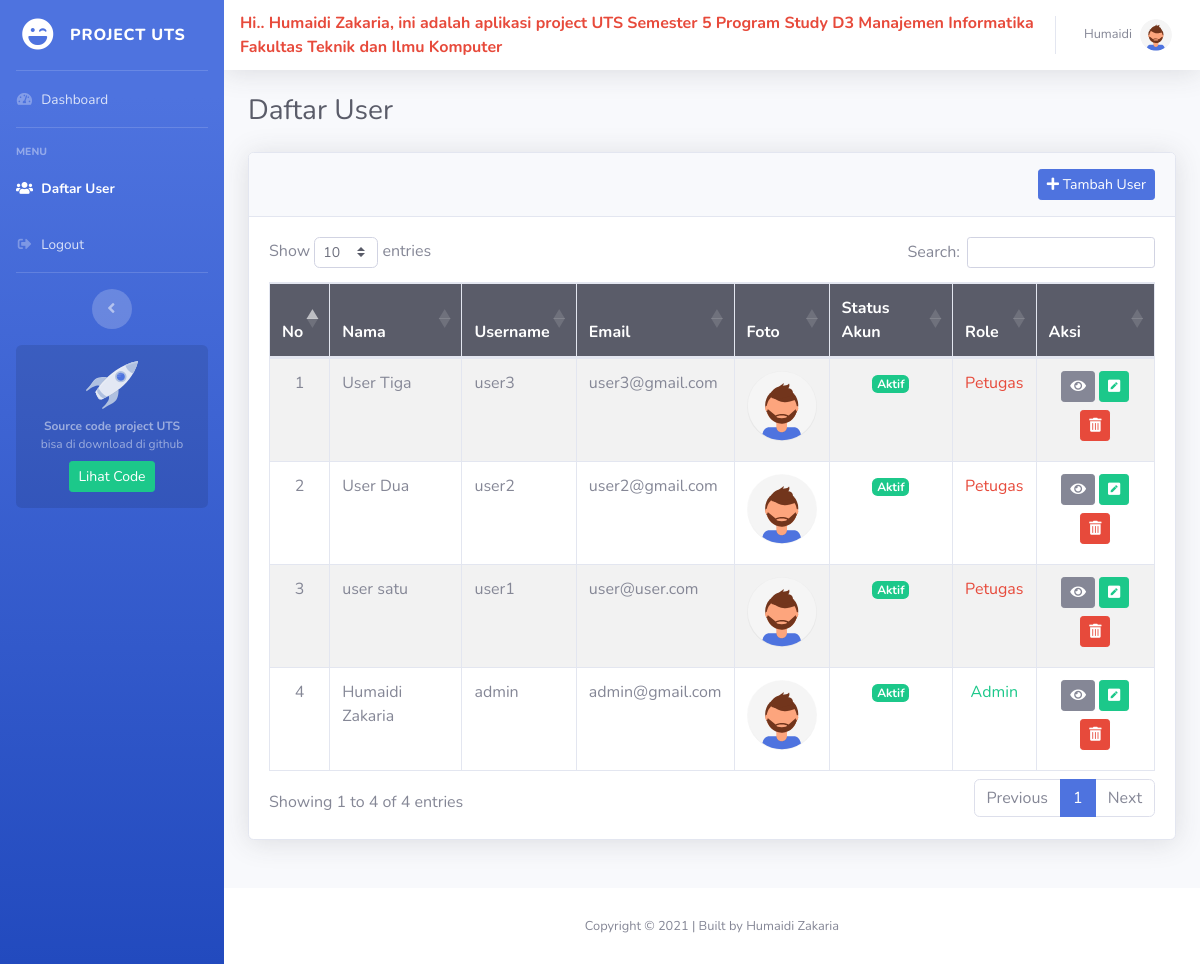
The app's page /dashboard.php?page=user (signed in) with its own data.
### tables this page shows
CREATE TABLE `tb_user` (
  `id_user` int(11) NOT NULL,
  `nm_depan` varchar(125) NOT NULL,
  `nm_belakang` varchar(125) NOT NULL,
  `username` varchar(125) NOT NULL,
  `email` varchar(125) NOT NULL,
  `password` varchar(255) NOT NULL,
  `foto` varchar(50) NOT NULL,
  `role` enum('Admin','Petugas') NOT NULL,
  `date_created` int(11) NOT NULL,
  `is_active` int(1) NOT NULL
);

### koneksi/koneksi.php (called while the page is built, shortened)
<?php
$host = "localhost";
$user = "root";
$password = "";
$db = "db_uts";
$con = mysqli_connect($host, $user, $password, $db);
function query($query)
{
    global $con;
    $result = mysqli_query($con, $query);
    $rows = [];
    while ($row = mysqli_fetch_assoc($result)) {
        $rows[] = $row;
    }
    return  $rows;
}

### page/user/daftar-user.php (the view, shortened to what this page needs)
<?php
$user = query("SELECT * FROM tb_user ORDER BY id_user DESC");
?>
<div class="col-lg mb-4">
    <div class="card shadow mb-4">
        <div class="card-header py-3">
            <a href="?page=user&aksi=tambah" class="float-right btn btn-primary btn-sm"><i class="fas fa-plus"></i> Tambah User</a>
        </div>
        <div class="card-body">
            <div class="table-responsive">
                <table id="myTable" class="table table-striped table-bordered" style="width:100%">
                    <thead class="bg-dark text-white text-center">
                        <tr>
                            <th>No</th>
                            <th>Nama</th>
                            <th>Username</th>
                            <th>Email</th>
                            <th>Foto</th>
                            <th>Status Akun</th>
                            <th>Role</th>
                            <th>Aksi</th>
                        </tr>
                    </thead>
                    <tbody>
                        <?php $i = 1;
                        foreach ($user as $u) : ?>
                            <tr>
                                <td class="text-center"><?= $i ?></td>
                                <td><?= $u['nm_depan'] . ' ' . $u['nm_belakang'] ?></td>
                                <td><?= $u['username'] ?></td>
                                <td><?= $u['email'] ?></td>
                                <td class="text-center">
                                    <img width="70" src="assets/img/<?= $u['foto'] ?>" alt="">
                                </td>
                                <td class="text-center ">
                                    <?php if ($u['is_active'] == 1) : ?>
                                        <span class="badge badge-success">Aktif</span>
                                    <?php else : ?>
                                        <span class="badge badge-danger">Tidak Aktif</span>
                                    <?php endif;  ?>
                                </td>
                                <td class="text-center ">
                                    <?php if ($u['role'] == 'Admin') : ?>
                                        <span class=" text-success"><?= $u['role'] ?></span>
                                    <?php else : ?>
                                        <span class=" text-danger"><?= $u['role'] ?></span>
                                    <?php endif;  ?>
                                </td>
                                <td class="text-center">
                                    <a href="?page=user&aksi=detail&id=<?= $u['id_user'] ?>" class="btn btn-sm btn-secondary mb-2" data-toggle="tooltip" data-placement="bottom" title="Detail"><i class="fas fa-eye"></i></a>
                                    <a href="?page=user&aksi=edit&id=<?= $u['id_user'] ?>" class="btn btn-sm btn-success mb-2" data-toggle="tooltip" data-placement="bottom" title="Edit"><i class="fas fa-pen-square"></i></a>
                                    <a href="?page=user&aksi=hapus&id=<?= $u['id_user'] ?>" class="btn btn-sm btn-danger hapus mb-2" data-toggle="tooltip" data-placement="bottom" title="Hapus"><i class="fas fa-trash-alt"></i></a>
                                </td>
                            </tr>
                        <?php $i++;
                        endforeach; ?>
                    </tbody>
                </table>
            </div>
        </div>
    </div>
</div>

### dashboard.php (shortened to what this page needs)
<?php
require 'koneksi/koneksi.php';
if ($_SESSION) { ?>
    <!DOCTYPE html>
    <html lang="en">
    <head>
        <link href="assets/vendor/fontawesome-free/css/all.min.css" rel="stylesheet" type="text/css">
        <link rel="stylesheet" href=" https://cdnjs.cloudflare.com/ajax/libs/twitter-bootstrap/4.5.2/css/bootstrap.css">
        <link rel="stylesheet" href="https://cdn.datatables.net/1.11.3/css/dataTables.bootstrap4.min.css">
        <link href="assets/css/sb-admin-2.min.css" rel="stylesheet">
    </head>
    <body id="page-top">
        <div id="wrapper">
            <ul class="navbar-nav bg-gradient-primary sidebar sidebar-dark accordion" id="accordionSidebar">
                <a class="sidebar-brand d-flex align-items-center justify-content-center" href="dashboard.php">
                    <div class="sidebar-brand-icon">
                        <i class="fas fa-laugh-wink"></i>
                    </div>
                    <div class="sidebar-brand-text mx-3">Project UTS </div>
                </a>
                <hr class="sidebar-divider my-0">
                <?php include "include/menu.php" ?>
            </ul>
            <div id="content-wrapper" class="d-flex flex-column">
                <div id="content">
                    <nav class="navbar navbar-expand navbar-light bg-white topbar mb-4 static-top shadow">
                        <?php include "include/topbar.php" ?>
                    </nav>
                    <div class="container-fluid">
                        <div class="d-sm-flex align-items-center justify-content-between mb-4">
                            <h1 class="h3 mb-0 text-gray-800">
                                <?php if (!$_GET['page']) { ?>
                                    Dashboard
                                <?php } else if ($_GET['page'] == 'profile') { ?>
                                    Profile Saya
                                <?php } else { ?>
                                    Daftar User
                                <?php } ?>
                            </h1>
                        </div>
                        <div class="row">
                            <?php include "include/isi.php"; ?>
                        </div>
                    </div>
                </div>
                <footer class="sticky-footer bg-white">
                    <div class="container my-auto">
                        <div class="copyright text-center my-auto">
                            <span>Copyright &copy; 2021 | Built by Humaidi Zakaria</span>
                        </div>
                    </div>
                </footer>
            </div>
        </div>
    </body>
    </html>
<?php  } else {
    echo "
    <script>
        alert('Anda harus login dulu..');
        document.location = 'index.php';
    </script>";
} ?>

### include/menu.php
<li class="nav-item
        <?php if (!$_GET['page']) : ?>
            active
        <?php endif; ?>
">
    <a class="nav-link" href="dashboard.php">
        <i class="fas fa-fw fa-tachometer-alt"></i>
        <span>Dashboard</span></a>
</li>
<hr class="sidebar-divider">
<?php if ($_SESSION['role'] == 'Admin') : ?>
    <div class="sidebar-heading">
        Menu
    </div>
    <li class="nav-item
        <?php if ($_GET['page'] == 'user') : ?>
            active
        <?php endif; ?>
">
        <a class="nav-link collapsed" href="?page=user">
            <i class="fas fa-fw fa-users"></i>
            <span>Daftar User</span>
        </a>
    </li>
<?php endif; ?>
<li class="nav-item">
    <a class="nav-link collapsed" href="logout.php">
        <i class="fas fa-fw fa-sign-out-alt"></i>
        <span>Logout</span>
    </a>
</li>
<hr class="sidebar-divider">
<div class="text-center d-none d-md-inline">
    <button class="rounded-circle border-0" id="sidebarToggle"></button>
</div>
<div class="sidebar-card">
    <img class="sidebar-card-illustration mb-2" src="assets/img/undraw_rocket.svg" alt="">
    <p class="text-center mb-2"><strong>Source code project UTS</strong> bisa di download di github</p>
    <a class="btn btn-success btn-sm" target="_blank" rel="nofollow" href="https://startbootstrap.com/theme/sb-admin-pro">Lihat Code</a>
</div>

### include/topbar.php (shortened to what this page needs)
<marquee behavior="" direction="" class="text-danger"><strong> Hi.. <?= $_SESSION['nm_depan'] . ' ' . $_SESSION['nm_belakang'] ?>, ini adalah aplikasi project UTS Semester 5 Program Study D3 Manajemen Informatika Fakultas Teknik dan Ilmu Komputer</strong></marquee>
<ul class="navbar-nav ml-auto">
    <li class="nav-item dropdown no-arrow">
        <a class="nav-link dropdown-toggle" href="#" id="userDropdown" role="button" data-toggle="dropdown" aria-haspopup="true" aria-expanded="false">
            <span class="mr-2 d-none d-lg-inline text-gray-600 small"><?= $_SESSION['nm_depan'] ?></span>
            <img class="img-profile rounded-circle" src="assets/img/<?= $_SESSION['foto'] ?>">
        </a>
    </li>
</ul>

### include/isi.php
<?php
$page = $_GET['page'];
$aksi = $_GET['aksi'];
if ($page == "user") {
    if ($aksi == "") {
        include "page/user/daftar-user.php";
    } else if ($aksi == "tambah") {
        include "page/user/tambah-user.php";
    } else if ($aksi == "edit") {
        include "page/user/edit-user.php";
    } else if ($aksi == "hapus") {
        include "page/user/hapus-user.php";
    } else if ($aksi == "detail") {
        include "page/user/detail-user.php";
    }
} else if ($page == "profile") {
    if ($aksi == "") {
        include "page/profile/profile.php";
    }
} else {
    include "page/home/home.php";
}

### records on screen
tb_user: nm_depan "User", nm_belakang "Tiga", username "user3", email "user3@gmail.com", foto (placeholder picture), is_active "Aktif", role "Petugas"
tb_user: nm_depan "User", nm_belakang "Dua", username "user2", email "user2@gmail.com", foto (placeholder picture), is_active "Aktif", role "Petugas"
tb_user: nm_depan "user", nm_belakang "satu", username "user1", email "user@user.com", foto (placeholder picture), is_active "Aktif", role "Petugas"
tb_user: nm_depan "Humaidi", nm_belakang "Zakaria", username "admin", email "admin@gmail.com", foto (placeholder picture), is_active "Aktif", role "Admin"

### other values on screen
$_SESSION['nm_depan'] "Humaidi"
$_SESSION['nm_belakang'] "Zakaria"
